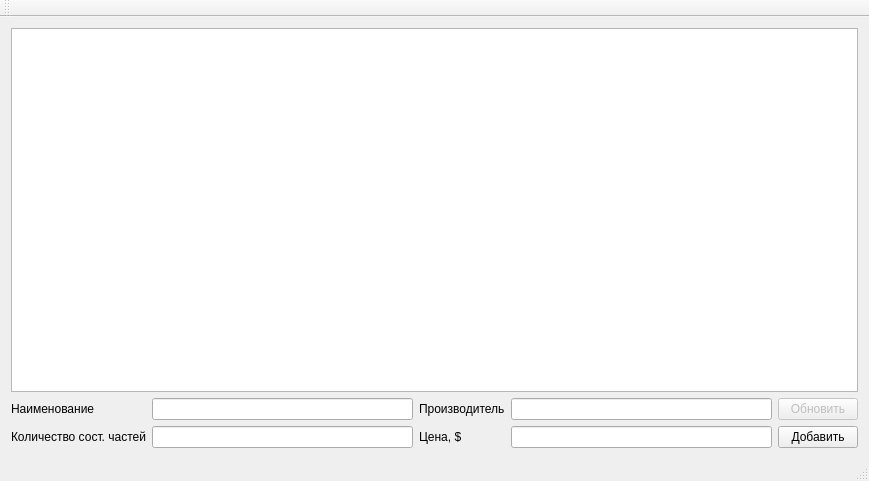
<?xml version="1.0" encoding="UTF-8"?>
<ui version="4.0">
 <class>MainWindow</class>
 <widget class="QMainWindow" name="MainWindow">
  <property name="geometry">
   <rect>
    <x>0</x>
    <y>0</y>
    <width>869</width>
    <height>481</height>
   </rect>
  </property>
  <property name="windowTitle">
   <string>Офисные пакеты</string>
  </property>
  <widget class="QWidget" name="centralWidget">
   <layout class="QGridLayout" name="gridLayout">
    <item row="0" column="0" colspan="5">
     <widget class="QTableWidget" name="tableWidget">
      <property name="selectionMode">
       <enum>QAbstractItemView::SingleSelection</enum>
      </property>
      <property name="selectionBehavior">
       <enum>QAbstractItemView::SelectRows</enum>
      </property>
     </widget>
    </item>
    <item row="1" column="0">
     <widget class="QLabel" name="label">
      <property name="text">
       <string>Наименование</string>
      </property>
     </widget>
    </item>
    <item row="1" column="1">
     <widget class="QLineEdit" name="name"/>
    </item>
    <item row="1" column="2">
     <widget class="QLabel" name="label_2">
      <property name="text">
       <string>Производитель</string>
      </property>
     </widget>
    </item>
    <item row="1" column="3">
     <widget class="QLineEdit" name="company"/>
    </item>
    <item row="2" column="0">
     <widget class="QLabel" name="label_3">
      <property name="text">
       <string>Количество сост. частей</string>
      </property>
     </widget>
    </item>
    <item row="2" column="1">
     <widget class="QLineEdit" name="count"/>
    </item>
    <item row="2" column="2">
     <widget class="QLabel" name="label_4">
      <property name="text">
       <string>Цена, $</string>
      </property>
     </widget>
    </item>
    <item row="2" column="3">
     <widget class="QLineEdit" name="price"/>
    </item>
    <item row="2" column="4">
     <widget class="QPushButton" name="pushButton">
      <property name="text">
       <string>Добавить</string>
      </property>
     </widget>
    </item>
    <item row="1" column="4">
     <widget class="QPushButton" name="update">
      <property name="enabled">
       <bool>false</bool>
      </property>
      <property name="text">
       <string>Обновить</string>
      </property>
     </widget>
    </item>
   </layout>
  </widget>
  <widget class="QMenuBar" name="menuBar">
   <property name="geometry">
    <rect>
     <x>0</x>
     <y>0</y>
     <width>869</width>
     <height>21</height>
    </rect>
   </property>
  </widget>
  <widget class="QToolBar" name="mainToolBar">
   <attribute name="toolBarArea">
    <enum>TopToolBarArea</enum>
   </attribute>
   <attribute name="toolBarBreak">
    <bool>false</bool>
   </attribute>
  </widget>
  <widget class="QStatusBar" name="statusBar"/>
 </widget>
 <layoutdefault spacing="6" margin="11"/>
 <resources/>
 <connections/>
</ui>
